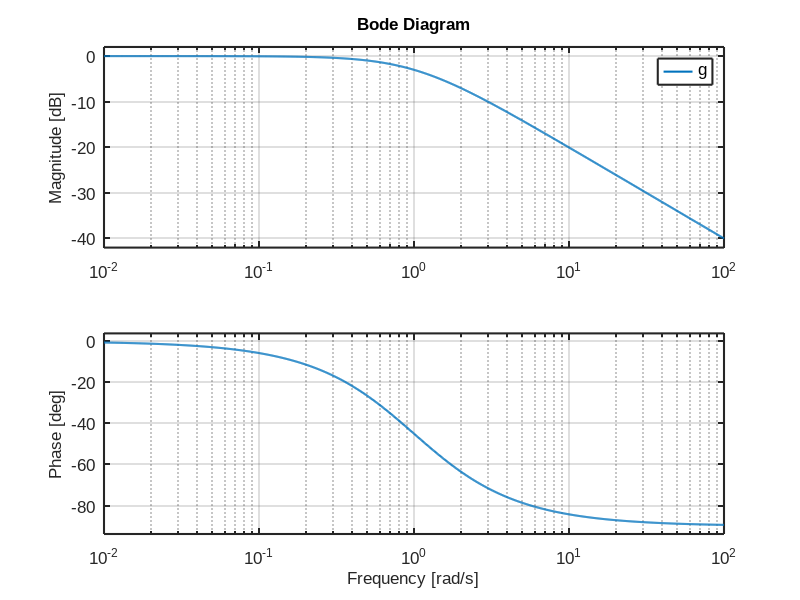

Recreate this plot in MATLAB.
clc; close all;
pkg load control
graphics_toolkit('qt')
s=tf('s')
g=1/(s+1)
bode(g)
%a=subplot(2,1,1)
%grid off
%title('\alpha Bode-Diagramm eines PT_1');
%a=subplot(2,1,2)
%grid off
legend off
set(findall(gcf,'-property','linewidth'), 'linewidth', 1.5) 
set(findall(gcf,'-property','FontName'),'FontName','arial');
set(findall(gcf,'-property','FontSize'),'FontSize',12);
print('PT1-octave','-dpdf')
close